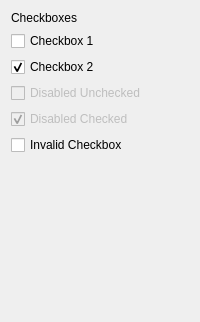
     <widget class="QWidget" name="tab_5">
      <attribute name="title">
       <string>Checkboxes</string>
      </attribute>
      <layout class="QVBoxLayout" name="verticalLayout_12">
       <item>
        <layout class="QVBoxLayout" name="verticalLayout_5">
         <item>
          <widget class="Origin::UIToolkit::OriginLabel" name="originLabel_3">
           <property name="text">
            <string>Checkboxes</string>
           </property>
          </widget>
         </item>
         <item>
          <widget class="Origin::UIToolkit::OriginCheckButton" name="originCheckButton">
           <property name="text">
            <string>Checkbox 1</string>
           </property>
          </widget>
         </item>
         <item>
          <widget class="Origin::UIToolkit::OriginCheckButton" name="originCheckButton_2">
           <property name="text">
            <string>Checkbox 2</string>
           </property>
           <property name="checked">
            <bool>true</bool>
           </property>
          </widget>
         </item>
         <item>
          <widget class="Origin::UIToolkit::OriginCheckButton" name="originCheckButton_3">
           <property name="enabled">
            <bool>false</bool>
           </property>
           <property name="text">
            <string>Disabled Unchecked</string>
           </property>
          </widget>
         </item>
         <item>
          <widget class="Origin::UIToolkit::OriginCheckButton" name="Origin::UIToolkit::OriginCheckButton_4">
           <property name="enabled">
            <bool>false</bool>
           </property>
           <property name="text">
            <string>Disabled Checked</string>
           </property>
           <property name="checked">
            <bool>true</bool>
           </property>
          </widget>
         </item>
         <item>
          <widget class="Origin::UIToolkit::OriginCheckButton" name="InvalidCheckbox">
           <property name="text">
            <string>Invalid Checkbox</string>
           </property>
           <property name="validationStatus">
            <enum>Origin::UIToolkit::OriginCheckButton::Invalid</enum>
           </property>
          </widget>
         </item>
        </layout>
       </item>
       <item>
        <spacer name="verticalSpacer">
         <property name="orientation">
          <enum>Qt::Vertical</enum>
         </property>
         <property name="sizeHint" stdset="0">
          <size>
           <width>20</width>
           <height>156</height>
          </size>
         </property>
        </spacer>
       </item>
      </layout>
     </widget>
